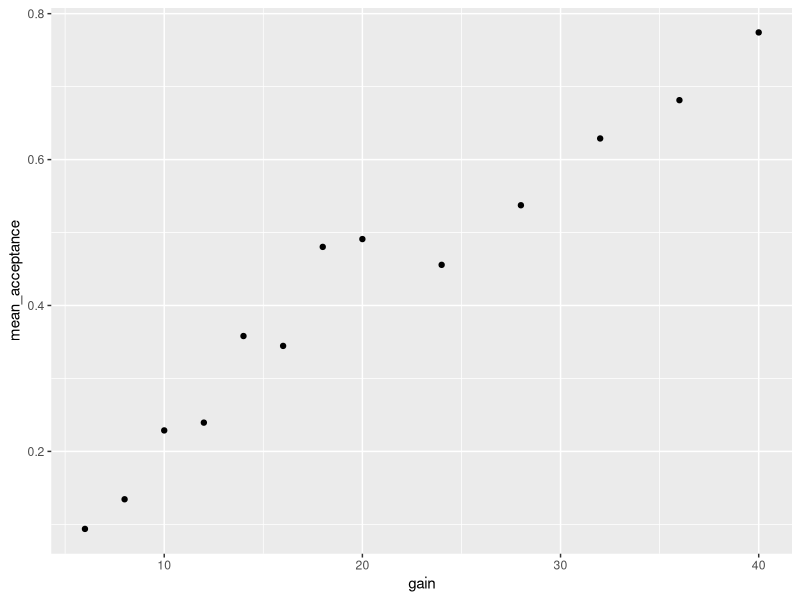
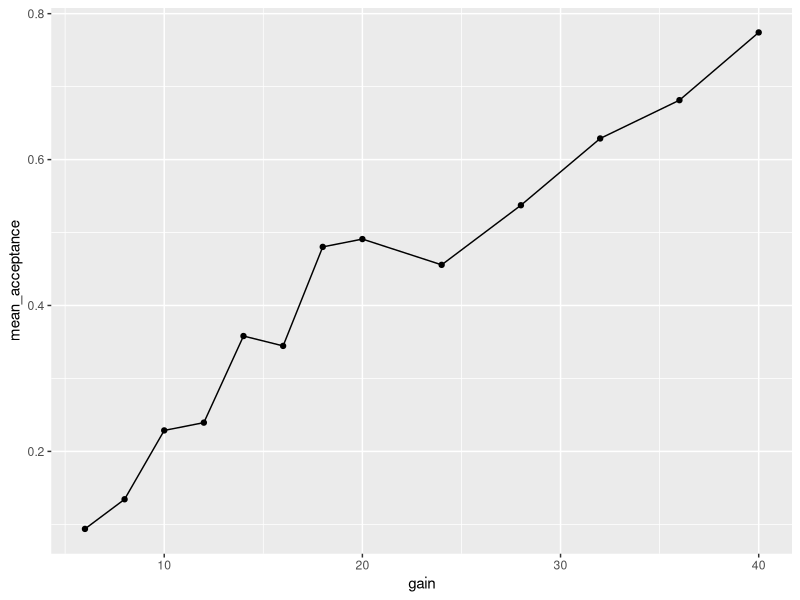
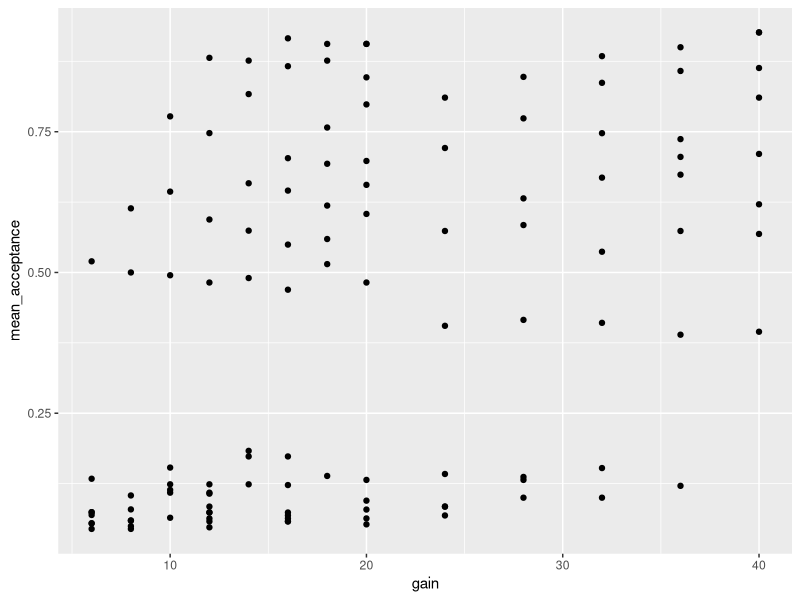
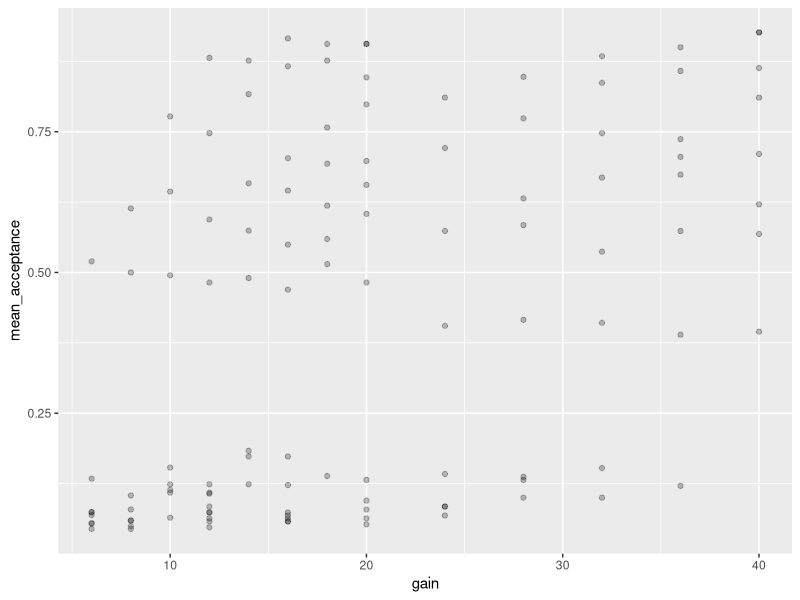
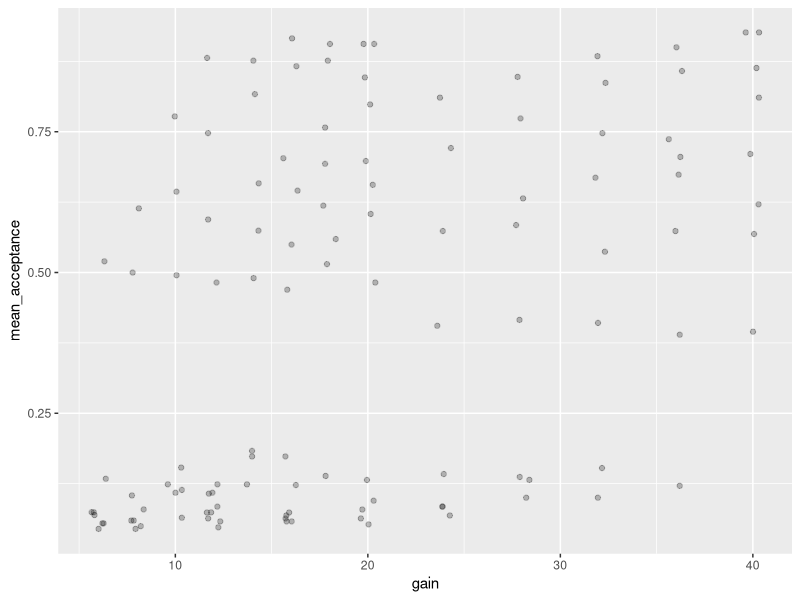
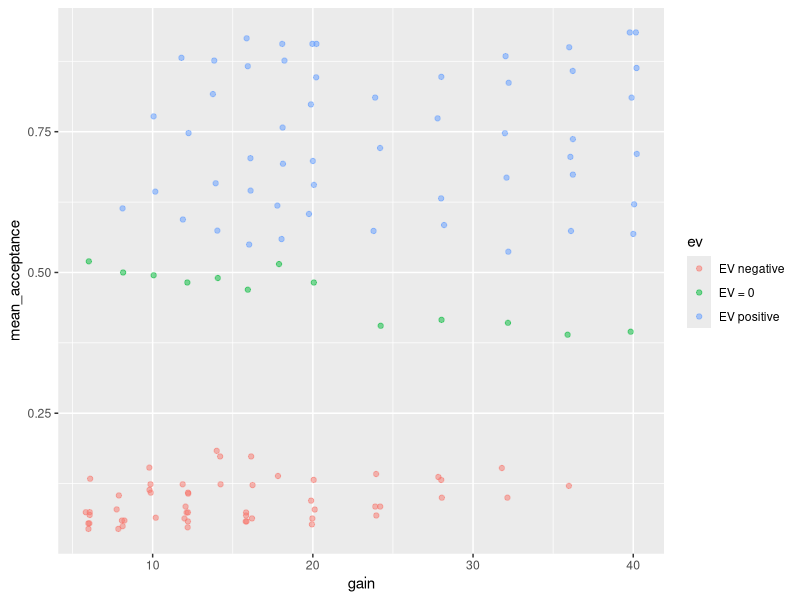
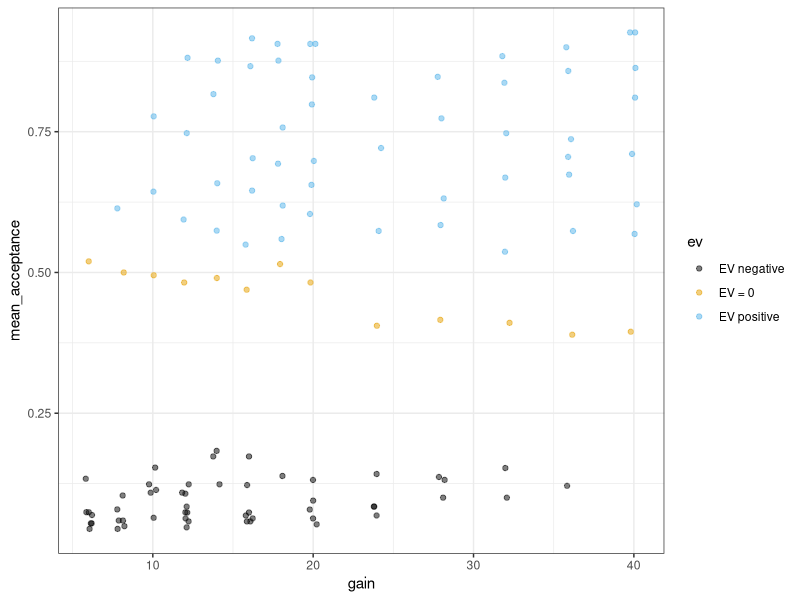
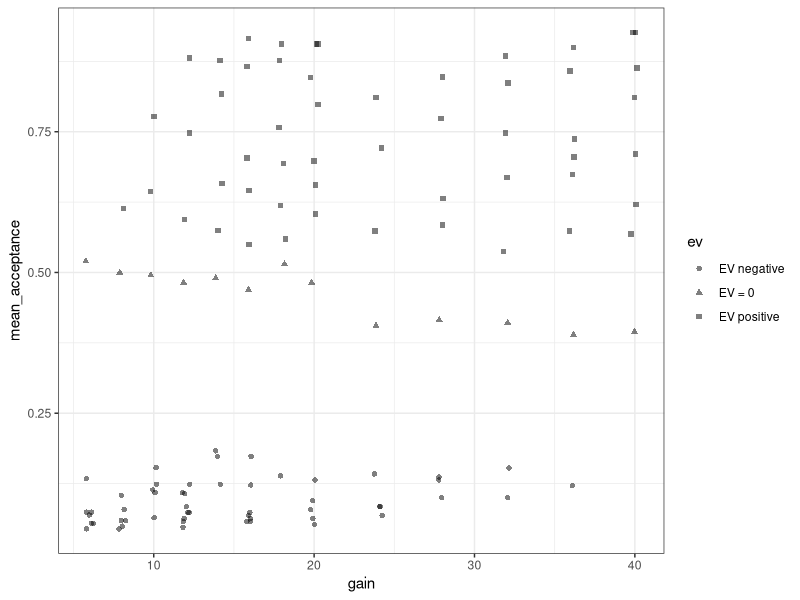

Recreate these plots in R, in order. (Note: this script raises an error after producing the figures.)
## ---- chunk 1
library("tidyverse")
ws1a <- read_csv("data/ws2015_exp1a.csv")
ws1b <- read_csv("data/ws2015_exp1b.csv")
ws1a <- ws1a %>%
  mutate(subno = factor(paste0("e1a_", subno)))
ws1b <- ws1b %>%
  mutate(subno = factor(paste0("e1b_", subno)))
ws1 <- bind_rows(ws1a, ws1b)
ws1 <- ws1 %>% 
  mutate(
    response = factor(response, levels = c("reject", "accept")),
    condition = factor(
      condition, 
      levels = c(40.2, 20.2, 40.4, 20.4), 
      labels = c("-$20/+$40", "-$20/+$20", "-$40/+$40", "-$40/+$20")
    )
  )
glimpse(ws1)
## ---- chunk 2
lot_sum <- ws1 %>% 
  group_by(gain) %>% 
  summarise(mean_acceptance = mean(resp))
lot_sum
## ---- chunk 3
ggplot(lot_sum, aes(x = gain, y = mean_acceptance)) +
  geom_point()
## ---- chunk 4
ggplot(lot_sum, aes(x = gain, y = mean_acceptance)) +
  geom_point() +
  geom_line()
## ---- chunk 5
lot_sum2 <- ws1 %>% 
  filter(condition %in% c("-$20/+$20", "-$40/+$40")) %>% 
  group_by(loss, gain) %>% 
  summarise(mean_acceptance = mean(resp))
lot_sum2
## ---- chunk 6
ggplot(lot_sum2, aes(x = gain, y = mean_acceptance)) +
  geom_point()
## ---- chunk 7
ggplot(lot_sum2, aes(x = gain, y = mean_acceptance)) +
  geom_point(alpha = 0.25)
## ---- chunk 8
ggplot(lot_sum2, aes(x = gain, y = mean_acceptance)) +
  geom_jitter(width = 0.4, alpha = 0.25)
## ---- chunk 9
lot_sum2 <- lot_sum2 %>% 
  mutate(ev = case_when(
    gain == loss ~ "EV = 0",
    gain < loss ~ "EV negative",
    gain > loss ~ "EV positive"
  )) %>% 
  mutate(
    ev = factor(ev, levels = c("EV negative", "EV = 0", "EV positive"))
  )
lot_sum2
## ---- chunk 10
ggplot(lot_sum2, aes(x = gain, y = mean_acceptance, colour = ev)) +
  geom_jitter(width = 0.25, alpha = 0.5)
## ---- chunk 11
ggplot(lot_sum2, aes(x = gain, y = mean_acceptance, colour = ev)) +
  geom_jitter(width = 0.25, alpha = 0.5) +
  ggthemes::scale_colour_colorblind() +
  theme_bw()
## ---- chunk 12
ggplot(lot_sum2, aes(x = gain, y = mean_acceptance, shape = ev)) +
  geom_jitter(width = 0.25, alpha = 0.5) +
  ggthemes::scale_colour_colorblind() +
  theme_bw()
## ---- chunk 13
ggplot(lot_sum2, aes(x = gain, y = mean_acceptance, 
                     shape = ev, colour = ev)) +
  geom_jitter(width = 0.25, alpha = 0.5) +
  ggthemes::scale_colour_colorblind() +
  theme_bw()
## ---- chunk 14
ggplot(lot_sum2, aes(x = gain, y = mean_acceptance, 
                     colour = ev, size = loss)) +
  geom_jitter(width = 0.25, alpha = 0.5) +
  ggthemes::scale_colour_colorblind() +
  theme_bw()
## ---- chunk 15
lot_sum_all <- ws1 %>% 
  group_by(condition, loss, gain) %>% 
  summarise(mean_acceptance = mean(resp)) %>% 
  mutate(ev = case_when(
    gain == loss ~ "EV = 0",
    gain < loss ~ "EV negative",
    gain > loss ~ "EV positive"
  )) %>% 
  mutate(
    ev = factor(ev, levels = c("EV negative", "EV = 0", "EV positive"))
  )
lot_sum_all
## ---- chunk 16
ggplot(lot_sum_all, aes(x = gain, y = mean_acceptance, 
                        colour = ev)) +
  geom_jitter(width = 0.25, alpha = 0.5) +
  ggthemes::scale_colour_colorblind() +
  theme_bw() +
  facet_wrap(vars(condition)) 
## ---- chunk 17
ggplot(lot_sum_all, aes(x = gain, y = mean_acceptance, 
                        colour = ev)) +
  geom_jitter(width = 0.25, alpha = 0.5) +
  ggthemes::scale_colour_colorblind() +
  theme_bw() +
  facet_wrap(vars(condition)) + 
  theme(legend.position = "bottom")
## ---- chunk 18
theme_set(theme_bw(base_size = 15) + 
            theme(legend.position="bottom", 
                  panel.grid.major.x = element_blank()))
## ---- chunk 19
part_sum <- ws1 %>%
  group_by(condition, subno) %>%   # aggregate for both, condition and subno
  summarise(mean_acc = mean(resp)) 
part_sum
## ---- chunk 20
ggplot(part_sum, aes(x = condition, y = mean_acc)) +
  geom_point()
## ---- chunk 21
ggplot(part_sum, aes(x = condition, y = mean_acc)) +
  geom_jitter(alpha = 0.25)
## ---- chunk 22
ggplot(part_sum, aes(x = condition, y = mean_acc)) +
  geom_jitter(width = 0.2, alpha = 0.25)
## ---- chunk 23
library("ggbeeswarm")
## ---- chunk 24
ggplot(part_sum, aes(x = condition, y = mean_acc)) +
  geom_beeswarm()
## ---- chunk 25
ggplot(part_sum, aes(x = condition, y = mean_acc)) +
  geom_quasirandom()
## ---- chunk 26
ggplot(part_sum, aes(x = condition, y = mean_acc)) +
  geom_boxplot()
## ---- chunk 27
knitr::include_graphics("figures/annotated_boxplot.jpeg")
## ---- chunk 28
ggplot(part_sum, aes(x = condition, y = mean_acc)) +
  geom_violin()
## ---- chunk 29
ggplot(part_sum, aes(x = condition, y = mean_acc)) +
  geom_violin(draw_quantiles = c(0.25, 0.5, 0.75))
## ---- chunk 30
ggplot(part_sum) +
  aes(x = condition, y = mean_acc) +
  stat_summary(geom = "bar", fun = "mean", width = 0.8) +
  stat_summary(geom = "errorbar", fun.data = "mean_se", width = 0.2)
## ---- chunk 31
knitr::include_graphics("figures/annotated-error-bars.jpeg")
## ---- chunk 32
#| fig.cap= 'The *datasaurus dozen*. Two variables that maintain their summary statistics while dramatically changing the shape of the data points. From Justin Matejka and George Fitzmaurice: https://www.autodesk.com/research/publications/same-stats-different-graphs',
#| echo=FALSE
knitr::include_graphics("figures/DinoSequentialSmaller.gif")
## ---- chunk 33
ggplot(part_sum, aes(x = condition, y = mean_acc)) +
  geom_quasirandom() +
  stat_summary()
## ---- chunk 34
ggplot(part_sum, aes(x = condition, y = mean_acc)) +
  geom_quasirandom(alpha = 0.2) +
  stat_summary()
## ---- chunk 35
ggplot(part_sum, aes(mean_acc)) +
  geom_histogram()
## ---- chunk 36
ggplot(part_sum, aes(mean_acc)) +
  geom_histogram(bins = 50)
## ---- chunk 37
ggplot(part_sum, aes(mean_acc)) +
  geom_histogram(bins = 20)
## ---- chunk 38
ggplot(part_sum, aes(mean_acc)) +
  geom_histogram(binwidth = 0.1 / 3, boundary = 0)
## ---- chunk 39
part_sum <- part_sum %>% 
  mutate(
    condition2 = if_else(condition %in% c("-$20/+$20", "-$40/+$40"), 
                         "symmetric", as.character(condition))
  ) %>% 
  mutate(condition2 = factor(
    condition2, 
    levels = c("-$20/+$40", "symmetric", "-$40/+$20"))
  )
## ---- chunk 40
ggplot(part_sum, aes(x = mean_acc)) +
  geom_histogram(binwidth = 0.1 / 3, boundary = 0) +
  facet_wrap(vars(condition2))
## ---- chunk 41
ggplot(part_sum, aes(x = mean_acc, y = after_stat(density))) +
  geom_histogram(binwidth = 0.1 / 3, boundary = 0) +
  facet_wrap(vars(condition2))
## ---- chunk 42
ggplot(part_sum, aes(x = mean_acc, y = after_stat(density * width))) +
  geom_histogram(binwidth = 0.1 / 3, boundary = 0) +
  facet_wrap(vars(condition2))
## ---- chunk 43
ggplot(part_sum, aes(x = mean_acc, y = after_stat(density * width))) +
  geom_histogram(binwidth = 0.1 / 3, boundary = 0) +
  facet_wrap(vars(condition2)) +
  labs(y = "proportion")
